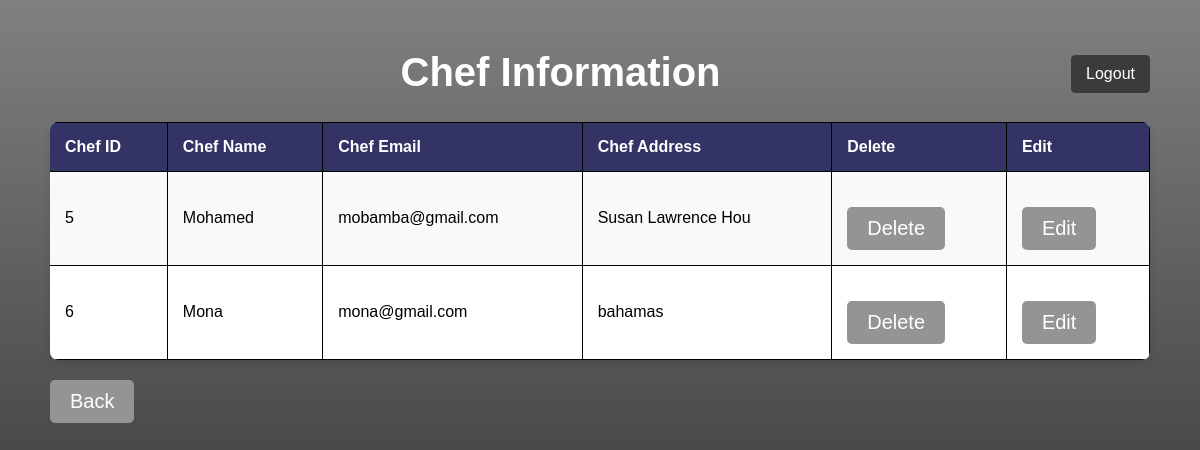
Page /displayauthors.php on the committed database.
### tables this page shows
CREATE TABLE `authortable` (
  `authorid` int(11) NOT NULL,
  `authorname` varchar(100) NOT NULL,
  `authoremail` varchar(100) NOT NULL,
  `authoraddress` varchar(150) NOT NULL
);

### displayauthors.php (the view, shortened to what this page needs)
<html>
<head>
    <link rel="stylesheet" type="text/css" href="displayrecipesstyle.css">
</head>
<body>
<ul>
    <li class="logout-link"><a href="login.php" onclick="return confirm('Are you sure you want to log out?')">Logout</a></li>
</ul>
<h1>Chef Information</h1>
<table>
    <tr>
        <th>Chef ID</th>
        <th>Chef Name</th>
        <th>Chef Email</th>
        <th>Chef Address</th>
        <th>Delete</th>
        <th>Edit</th>
    </tr>
    <?php
    $pdo = new PDO('mysql:host=localhost;dbname=wt', 'root', '');
    $sql = 'SELECT * FROM authortable';
    $queryresult = $pdo->query($sql);
    foreach($queryresult as $row) {
    ?>
        <tr>
            <td><?php echo $row['authorid'] ?></td>
            <td><?php echo $row['authorname'] ?></td>
            <td><?php echo $row['authoremail'] ?></td>
            <td><?php echo $row['authoraddress'] ?></td>
            <td><button><a href="deleteauthors.php?did=<?php echo $row['authorid'] ?>">Delete</a></button></td>
            <td><button><a href="editauthors.php?id=<?php echo $row['authorid'] ?>">Edit</a></button></td>
        </tr>
    <?php }?>
</table>
<button><a href="accountadmin.html">Back</a></button>
</body>
</html>

### displayrecipesstyle.css (style rules this page uses)
body { font-family: Arial, sans-serif; margin: 50px; background-image: linear-gradient(to bottom, rgb(128, 128, 128) 0%, rgb(31, 31, 31) 100%); }
h1 { font-size: 40px; text-align: center; color: #ffffff; }
table { width: 100%; border-collapse: collapse; margin-top: 20px; background-color: #ffffff; border-radius: 8px; overflow: hidden; box-shadow: 0 4px 8px rgba(0, 0, 0, 0.1); }
th, td { padding: 15px; text-align: left; border-bottom: 1px solid #ddd; border-top: 1px solid black; border-bottom: 1px solid black; border-right: 1px solid black; }
th { background-color: #333366; color: white; }
tbody tr:nth-child(even) { background-color: #f9f9f9; }
button { font-size: 20px;; background-color: #949494; color: white; padding: 10px 20px; border: none; border-radius: 5px; cursor: pointer; text-decoration: none; margin-top: 20px; display: inline-block; }
a { text-decoration: none; color: white; }
li { list-style-type: none; }
ul { list-style-type: none; margin: 0; padding: 0; }
.logout-link { float: right; margin-top: 5px; border-radius: 4px; overflow: hidden; }
.logout-link a { display: block; padding: 10px 15px; text-decoration: none; color: #ffffff; background-color: #3b3b3b; border-radius: 4px; transition: background-color 0.3s, transform 0.3s; }

### rows in the picture
authortable: authorid "5", authorname "Mohamed", authoremail "mobamba@gmail.com", authoraddress "Susan Lawrence Hou"
authortable: authorid "6", authorname "Mona", authoremail "mona@gmail.com", authoraddress "bahamas"
